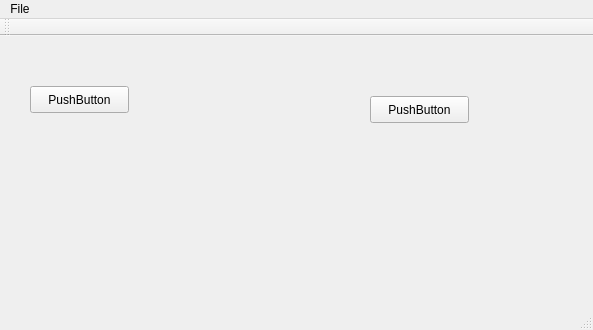
<?xml version="1.0" encoding="UTF-8"?>
<ui version="4.0">
 <class>MainWindow</class>
 <widget class="QMainWindow" name="MainWindow">
  <property name="geometry">
   <rect>
    <x>0</x>
    <y>0</y>
    <width>593</width>
    <height>330</height>
   </rect>
  </property>
  <property name="windowTitle">
   <string>Template Preparator</string>
  </property>
  <widget class="QWidget" name="centralwidget">
   <widget class="QPushButton" name="pushButton">
    <property name="geometry">
     <rect>
      <x>370</x>
      <y>60</y>
      <width>99</width>
      <height>27</height>
     </rect>
    </property>
    <property name="text">
     <string>PushButton</string>
    </property>
   </widget>
   <widget class="QPushButton" name="pushButton_2">
    <property name="geometry">
     <rect>
      <x>30</x>
      <y>50</y>
      <width>99</width>
      <height>27</height>
     </rect>
    </property>
    <property name="text">
     <string>PushButton</string>
    </property>
   </widget>
  </widget>
  <widget class="QMenuBar" name="menubar">
   <property name="geometry">
    <rect>
     <x>0</x>
     <y>0</y>
     <width>593</width>
     <height>25</height>
    </rect>
   </property>
   <widget class="QMenu" name="menuFile">
    <property name="title">
     <string>File</string>
    </property>
    <addaction name="actionOpen"/>
    <addaction name="actionSave"/>
   </widget>
   <addaction name="menuFile"/>
  </widget>
  <widget class="QStatusBar" name="statusbar"/>
  <widget class="QToolBar" name="toolBar">
   <property name="windowTitle">
    <string>toolBar</string>
   </property>
   <attribute name="toolBarArea">
    <enum>TopToolBarArea</enum>
   </attribute>
   <attribute name="toolBarBreak">
    <bool>false</bool>
   </attribute>
  </widget>
  <action name="actionOpen">
   <property name="text">
    <string>Open</string>
   </property>
  </action>
  <action name="actionSave">
   <property name="text">
    <string>Save</string>
   </property>
  </action>
 </widget>
 <resources/>
 <connections/>
</ui>
